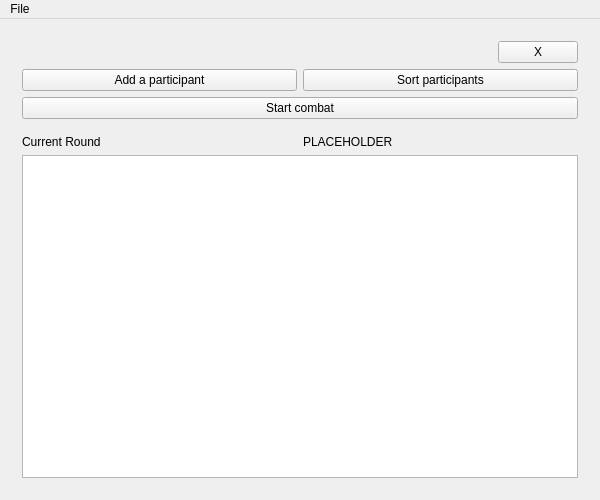
<?xml version="1.0" encoding="UTF-8"?>
<ui version="4.0">
 <class>combat_tracker_mainClass</class>
 <widget class="QMainWindow" name="combat_tracker_mainClass">
  <property name="geometry">
   <rect>
    <x>0</x>
    <y>0</y>
    <width>600</width>
    <height>500</height>
   </rect>
  </property>
  <property name="windowTitle">
   <string>combat_tracker_main</string>
  </property>
  <widget class="QWidget" name="centralWidget">
   <property name="enabled">
    <bool>true</bool>
   </property>
   <layout class="QVBoxLayout" name="verticalLayout">
    <item>
     <widget class="QWidget" name="contentArea" native="true">
      <layout class="QGridLayout" name="gridLayout">
       <item row="3" column="0">
        <widget class="QListWidget" name="listWidget"/>
       </item>
       <item row="2" column="0">
        <layout class="QHBoxLayout" name="horizontalLayout_6">
         <item>
          <widget class="QLabel" name="label_2">
           <property name="text">
            <string>Current Round</string>
           </property>
          </widget>
         </item>
         <item>
          <widget class="QLabel" name="current_round_integer_label">
           <property name="text">
            <string>PLACEHOLDER</string>
           </property>
          </widget>
         </item>
        </layout>
       </item>
       <item row="1" column="0">
        <spacer name="horizontalSpacer">
         <property name="orientation">
          <enum>Qt::Orientation::Horizontal</enum>
         </property>
         <property name="sizeHint" stdset="0">
          <size>
           <width>40</width>
           <height>10</height>
          </size>
         </property>
        </spacer>
       </item>
       <item row="0" column="0">
        <layout class="QGridLayout" name="gridLayout_2">
         <item row="3" column="0" colspan="2">
          <widget class="QPushButton" name="startCombatButton">
           <property name="text">
            <string>Start combat</string>
           </property>
          </widget>
         </item>
         <item row="1" column="0">
          <widget class="QPushButton" name="addParticipant">
           <property name="text">
            <string>Add a participant</string>
           </property>
          </widget>
         </item>
         <item row="1" column="1">
          <widget class="QPushButton" name="sortParticipantsButton">
           <property name="text">
            <string>Sort participants</string>
           </property>
          </widget>
         </item>
         <item row="0" column="0">
          <spacer name="horizontalSpacer_2">
           <property name="orientation">
            <enum>Qt::Orientation::Horizontal</enum>
           </property>
           <property name="sizeHint" stdset="0">
            <size>
             <width>40</width>
             <height>20</height>
            </size>
           </property>
          </spacer>
         </item>
         <item row="0" column="1">
          <layout class="QHBoxLayout" name="horizontalLayout">
           <item>
            <spacer name="horizontalSpacer_3">
             <property name="orientation">
              <enum>Qt::Orientation::Horizontal</enum>
             </property>
             <property name="sizeHint" stdset="0">
              <size>
               <width>40</width>
               <height>20</height>
              </size>
             </property>
            </spacer>
           </item>
           <item>
            <widget class="QPushButton" name="quitButton">
             <property name="text">
              <string>X</string>
             </property>
            </widget>
           </item>
          </layout>
         </item>
        </layout>
       </item>
      </layout>
     </widget>
    </item>
   </layout>
  </widget>
  <widget class="QMenuBar" name="menuBar">
   <property name="geometry">
    <rect>
     <x>0</x>
     <y>0</y>
     <width>600</width>
     <height>21</height>
    </rect>
   </property>
   <widget class="QMenu" name="menuFile">
    <property name="title">
     <string>File</string>
    </property>
    <addaction name="actionSave_participants"/>
    <addaction name="actionLoad_participants"/>
   </widget>
   <addaction name="menuFile"/>
  </widget>
  <action name="actionSave_participants">
   <property name="text">
    <string>Save participants</string>
   </property>
  </action>
  <action name="actionLoad_participants">
   <property name="text">
    <string>Load participants</string>
   </property>
  </action>
 </widget>
 <layoutdefault spacing="6" margin="11"/>
 <resources>
  <include location="combat_tracker_main.qrc"/>
 </resources>
 <connections/>
</ui>
